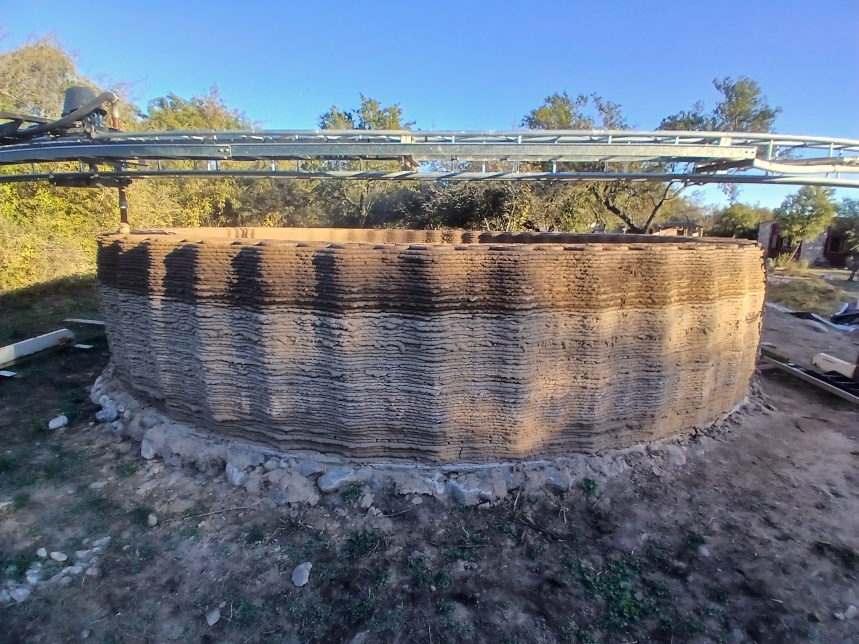
#> input picture imagenes/01 - no.jpg, 2576 x 1932 px, given in place of 01 - estructura inicial ya con barro fase 1.jpeg, which was not available (shown at 1/3 size)
$ python prep_photos.py
#> lines starting #> are read from the running program, lines starting #| are printed output that depends on the picture
# -*- coding: utf-8 -*-
from PIL import Image, ImageOps
import os

ROOT = r"C:\Users\Facundo\Downloads\barrobot"
IMG_DIR = os.path.join(ROOT, "imagenes")
OUT_DIR = os.path.join(ROOT, "build", "photos_fixed")

PHOTOS = [
    "01 - estructura inicial ya con barro fase 1.jpeg",
    "01 - estructura levantada - buena calidad - fase 3.jpg",
    "02 - agustin trabajando.jpg",
    "video nuevo acelerado buena calidad.mp4",  # placeholder removed below
]

PHOTOS = [
    "01 - estructura inicial ya con barro fase 1.jpeg",
    "01 - estructura levantada - buena calidad - fase 3.jpg",
    "02 - agustin trabajando.jpg",
    "04 - barro calidad buena.jpg",
    "01 - estructura + fondo - me gusta.jpg",
]

TARGET_RATIO = 1920 / 1080

for name in PHOTOS:
    path = os.path.join(IMG_DIR, name)
    im = Image.open(path)
#> im is the input picture: PIL image 2576x1932 RGB; mean R, G, B 107.9, 115.2, 126
    im = ImageOps.exif_transpose(im)  # fix rotation from EXIF
    im = im.convert("RGB")
    w, h = im.size
#> w = 2576; h = 1932
    cur_ratio = w / h
#> cur_ratio = 1.33
    if cur_ratio > TARGET_RATIO:
        # too wide -> crop sides
        new_w = int(h * TARGET_RATIO)
        x0 = (w - new_w) // 2
        im = im.crop((x0, 0, x0 + new_w, h))
    else:
        # too tall -> crop top/bottom
        new_h = int(w / TARGET_RATIO)
#> new_h = 1449
        y0 = (h - new_h) // 2
#> y0 = 241
        im = im.crop((0, y0, w, y0 + new_h))
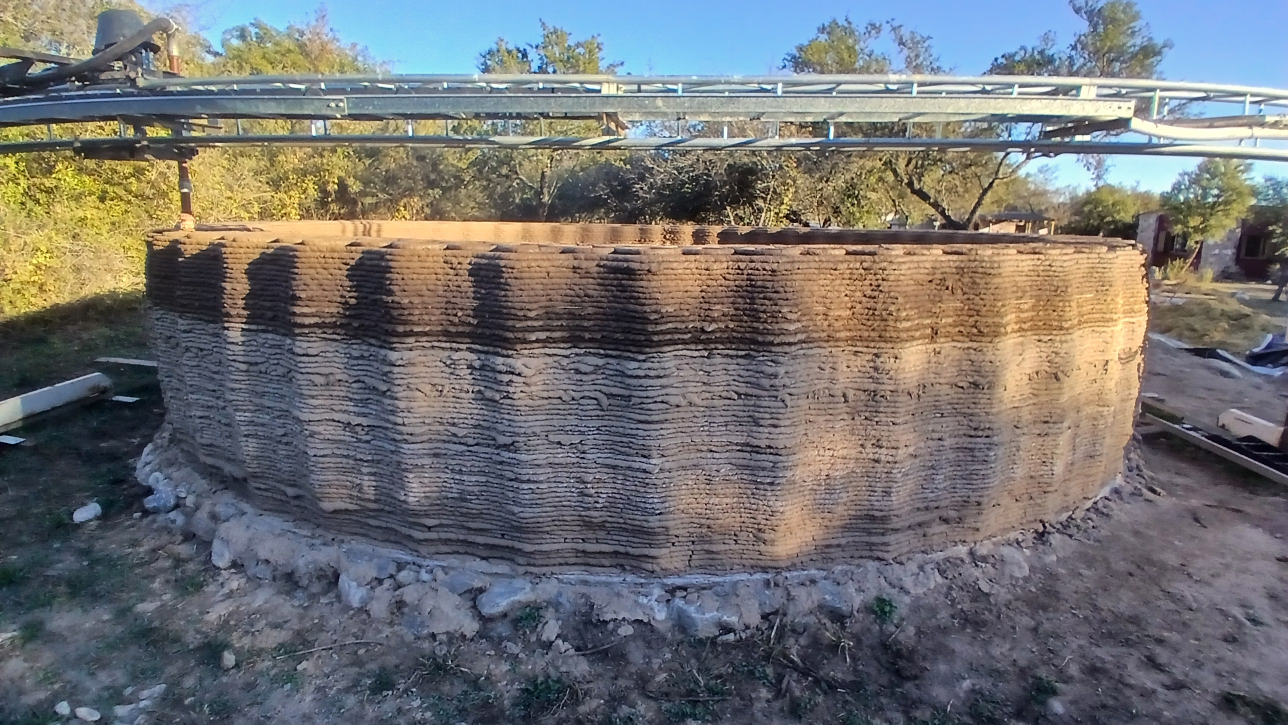
#> im: PIL image 2576x1449 RGB (shown at 1/2 size); mean R, G, B 114.4, 114.1, 114.7
    # cap resolution for zoom headroom but keep decent size
    max_w = 2880
    if im.width > max_w:
        new_h2 = int(max_w * im.height / im.width)
        im = im.resize((max_w, new_h2), Image.LANCZOS)
    out_name = os.path.splitext(name)[0].replace(" ", "_") + ".jpg"
    out_path = os.path.join(OUT_DIR, out_name)
    im.save(out_path, quality=92)
    print(f"{name} -> {out_name}  {im.size}")
#| 01 - estructura inicial ya con barro fase 1.jpeg -> 01_-_estructura_inicial_ya_con_barro_fase_1.jpg  (2576, 1449)
#> pass 2 of the loop `for name in PHOTOS:`:
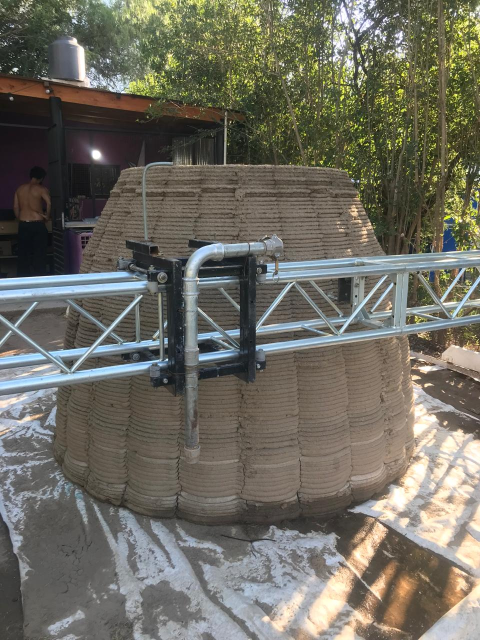
#> input picture imagenes/05 - domo con maquina 02.jpg, 960 x 1280 px, given in place of 01 - estructura levantada - buena calidad - fase 3.jpg, which was not available (shown at 1/2 size)
#> im is the input picture: PIL image 960x1280 RGB; mean R, G, B 110.4, 108.2, 97.2
#> `im = im.crop((0, y0, w, y0 + new_h))`:
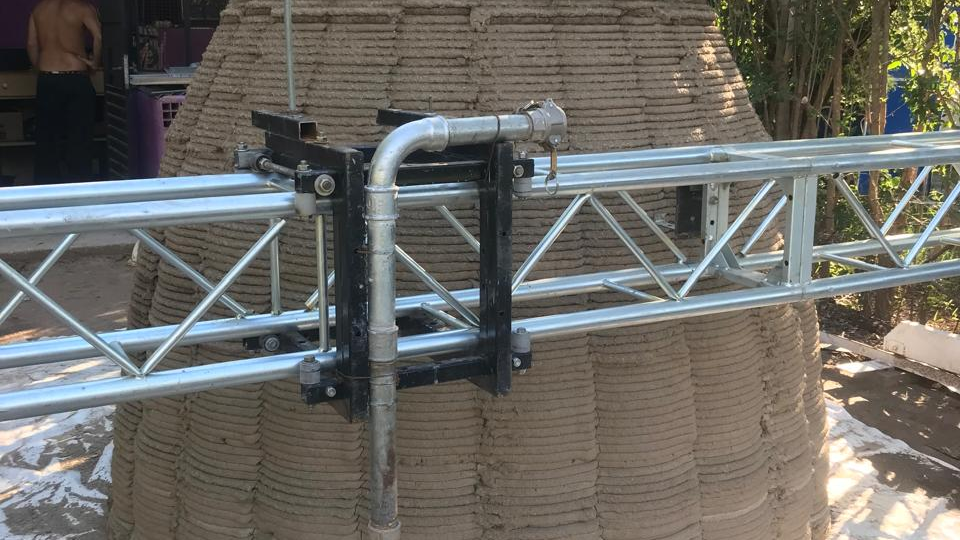
#> im: PIL image 960x540 RGB; mean R, G, B 107.7, 105.9, 100.3
#| 01 - estructura levantada - buena calidad - fase 3.jpg -> 01_-_estructura_levantada_-_buena_calidad_-_fase_3.jpg  (960, 540)
#> (the run stopped early here; a loop or call above may not have finished)
